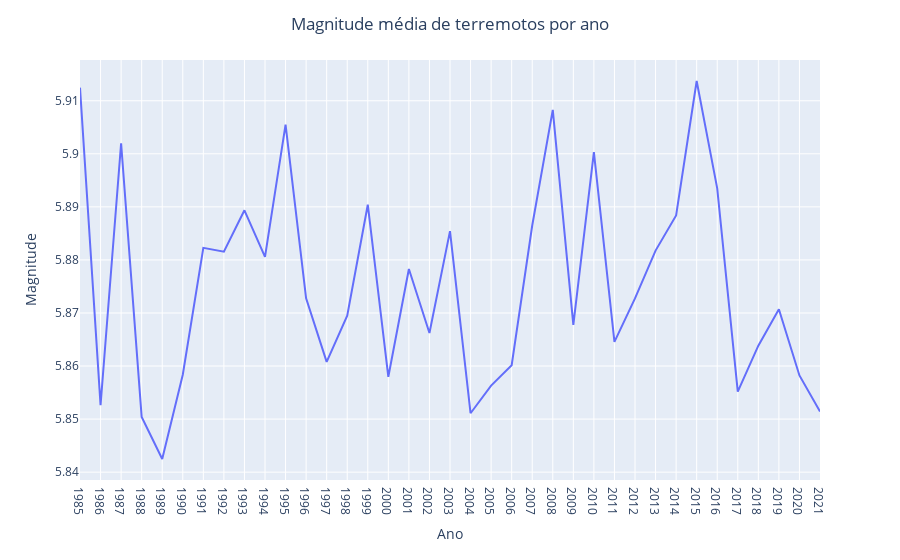

Notebook source saved alongside this figure:
### Markdown cell above
## Análise da magnitude por ano

### Code cell
fig = px.line(df_sismos_summary,
              x=df_sismos_summary['ano'],
              y=df_sismos_summary['mag(mean)'],        
              )
fig.update_layout(title_text='Magnitude média de terremotos por ano',
                      title_x=0.5,
                      xaxis_title='Ano',
                      yaxis_title='Magnitude',
                    )
    
fig.show()

### Figure 1 — Plotly figure (JSON) as saved in the notebook; plotly's stock layout.template omitted (floating-point values rounded to 4 significant figures)
{"data": [{"hovertemplate": "ano=%{x}<br>mag(mean)=%{y}<extra></extra>", "legendgroup": "", "line": {"color": "#636efa", "dash": "solid"}, "marker": {"symbol": "circle"}, "mode": "lines", "name": "", "orientation": "v", "showlegend": false, "type": "scatter", "x": ["1985", "1986", "1987", "1988", "1989", "1990", "1991", "1992", "1993", "1994", "1995", "1996", "1997", "1998", "1999", "2000", "2001", "2002", "2003", "2004", "2005", "2006", "2007", "2008", "2009", "2010", "2011", "2012", "2013", "2014", "2015", "2016", "2017", "2018", "2019", "2020", "2021"], "xaxis": "x", "y": [5.912, 5.853, 5.902, 5.85, 5.842, 5.858, 5.882, 5.882, 5.889, 5.881, 5.906, 5.873, 5.861, 5.87, 5.89, 5.858, 5.878, 5.866, 5.885, 5.851, 5.856, 5.86, 5.886, 5.908, 5.868, 5.9, 5.865, 5.873, 5.882, 5.888, 5.914, 5.893, 5.855, 5.864, 5.871, 5.858, 5.851], "yaxis": "y"}], "layout": {"legend": {"tracegroupgap": 0}, "margin": {"t": 60}, "title": {"text": "Magnitude média de terremotos por ano", "x": 0.5}, "xaxis": {"anchor": "y", "domain": [0, 1], "title": {"text": "Ano"}}, "yaxis": {"anchor": "x", "domain": [0, 1], "title": {"text": "Magnitude"}}}}
